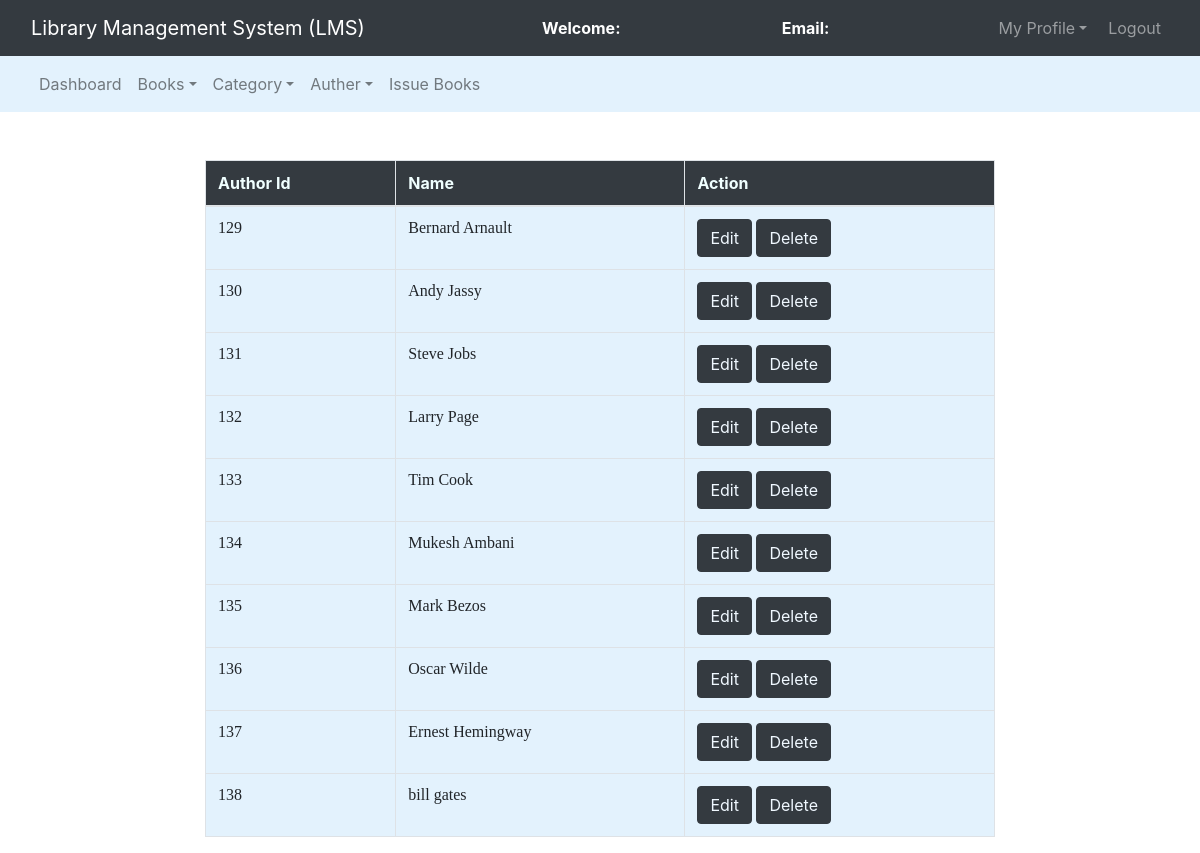
Screenshot of /admin/manage_author.php with the database file from the repository.
### tables this page shows
CREATE TABLE `authors` (
  `author_id` int(11) NOT NULL,
  `author_name` varchar(250) NOT NULL
);

### admin/manage_author.php (the view, shortened to what this page needs)
<html lang="en">
<head>
    <link rel="stylesheet" type="text/css" href="../bootstrap-4.4.1/css/bootstrap.min.css">
</head>
<body>
    <nav class="navbar navbar-expand-lg navbar-dark bg-dark">
        <div class="container-fluid">
            <div class="navbar-header">
                <a class="navbar-brand" href="admin_dashboard.php">Library Management System (LMS)</a>
            </div>
            <font style="color:white"><span><strong>Welcome: <?php
                                                                ?></strong></span></font>
            <font style="color:white"><span><strong>Email: <?php
                                                            ?></strong></span></font>
            <ul class="nav navbar-nav navbar-right">
                <li class="nav-item dropdown">
                    <a class="nav-link dropdown-toggle" data-toggle="dropdown" style=" margin-right:5px" ;>My Profile</a>
                </li>
                <li class="nav-item"><a class="nav-link" href="aindex.php">Logout</a></li>
            </ul>
        </div>
    </nav>
    <nav class="navbar navbar-expand-lg navbar-light" style="background-color:#e3f2fd">
        <div class="container-fluid">
            <ul class="nav navbar-nav navbar-center">
                <li class="nav-item">
                    <a href="admin_dashboard.php" class="nav-link">Dashboard</a>
                </li>
                <li class="nav item-dropdown">
                    <a href="" class="nav-link dropdown-toggle" data-toggle="dropdown">Books</a>
                </li>
                <li class="nav item-dropdown">
                    <a href="" class="nav-link dropdown-toggle" data-toggle="dropdown">Category</a>
                </li>
                <li class="nav item-dropdown">
                    <a href="" class="nav-link dropdown-toggle" data-toggle="dropdown">Auther</a>
                </li>
                <li class="nav-item">
                    <a href="issued_book.php" class="nav-link">Issue Books</a>
                </li>
            </ul>
        </div>
    </nav><br><br>
    <div class="row">
			<div class="col-md-2"></div>
			<div class="col-md-8">
				<table class="table table-bordered table-hover">
					<thead>
						<tr>
                        <th style="background-color:#343A40; color:azure">Author Id</th>
                        <th style="background-color:#343A40; color:azure">Name</th>
                        <th style="background-color:#343A40; color:azure">Action</th>
                    </tr>
                </thead>
                <?php
                    $connection = mysqli_connect("localhost","root","");
					$query = "select * from Authors";
					$query_run = mysqli_query($connection,$query);
					while ($row = mysqli_fetch_assoc($query_run)) {
                        ?>
                        <tr style="background-color:#e3f2fd";>
                            <td style="font-family:verdana"><?php echo $row['author_id']?></td>
                            <td style="font-family:verdana;";><?php echo $row['author_name']?></td>
                            <td style="text-align:left;";><button class="btn btn-dark"><a href="edit_author.php?aid=<?php echo $row['author_id'];?>" style="color:aliceblue;">Edit</a></button>
                            <button class="btn btn-dark"><a href="delete_author.php?aid=<?php echo $row['author_id'];?>" style="color:aliceblue;">Delete</a></button></td>
                        </tr>
                        <?php
						}
					?>
				</table>
			</div>
			<div class="col-md-2"></div>
		</div>
</body>
</html>

### rows the page displays
authors: author_id "129", author_name "Bernard Arnault"
authors: author_id "130", author_name "Andy Jassy"
authors: author_id "131", author_name "Steve Jobs"
authors: author_id "132", author_name "Larry Page"
authors: author_id "133", author_name "Tim Cook"
authors: author_id "134", author_name "Mukesh Ambani"
authors: author_id "135", author_name "Mark Bezos"
authors: author_id "136", author_name "Oscar Wilde"
authors: author_id "137", author_name "Ernest Hemingway"
authors: author_id "138", author_name "bill gates"
